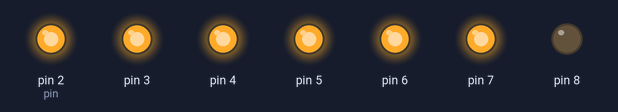
The sketch below on a simulated Arduino Uno, built with avr-gcc and run on an emulated ATmega328P. Shown: output pins drawn as LEDs (lit = HIGH).

Above: at 0.1 s.
At 3.1 s:
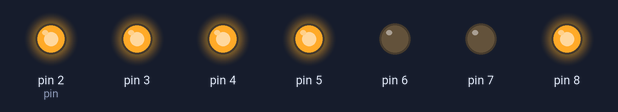
At 8.1 s:
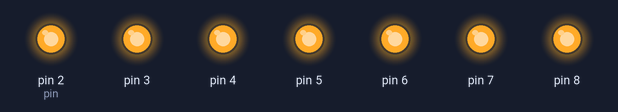
At 15.1 s:
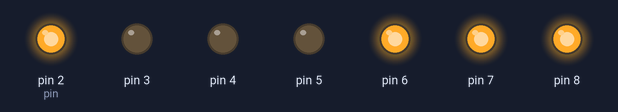
At 27.1 s:
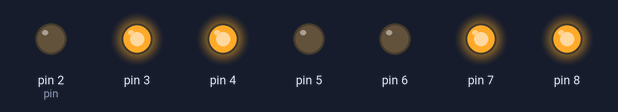
At 39.1 s:
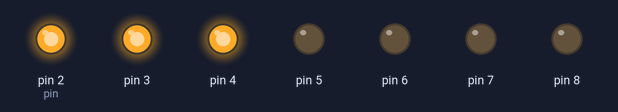
Timing chart, 0 to 40.0 s (numbered marks = the images above):
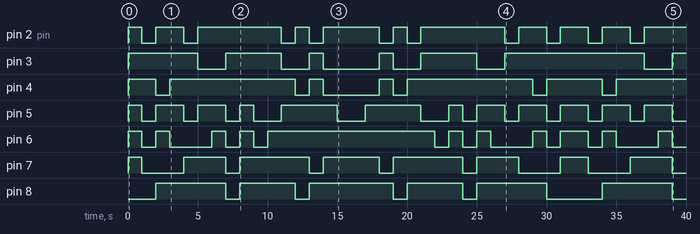

The sketch:

HEXDECIMALV2.ino
```cpp
int array[16][7] = {  { 1, 1, 1, 1, 1, 1, 0 }, // 0
  { 0, 1, 1, 0, 0, 0, 0 }, // 1
  { 1, 1, 0, 1, 1, 0, 1 }, // 2
  { 1, 1, 1, 1, 0, 0, 1 }, // 3
  { 0, 1, 1, 0, 0, 1, 1 }, // 4
  { 1, 0, 1, 1, 0, 1, 1 }, // 5
  { 1, 0, 1, 1, 1, 1, 1 }, // 6
  { 1, 1, 1, 0, 0, 0, 0 }, // 7
  { 1, 1, 1, 1, 1, 1, 1 }, // 8
  { 1, 1, 1, 0, 0, 1, 1 }, // 9
  { 1, 1, 1, 0, 1, 1, 1 }, //a
  { 0, 0, 1, 1, 1, 1, 1 }, //b
  { 1, 0, 0, 1, 1, 1, 0 }, //c
  { 0, 1, 1, 1, 1, 0, 1 }, //d
  { 1, 0, 0, 1, 1, 1, 1 }, //e
  { 1, 0, 0, 0, 1, 1, 1}}; //f

void setup()
{
  // set pin modes
  pinMode(2, OUTPUT);
  pinMode(3, OUTPUT);
  pinMode(4, OUTPUT);
  pinMode(5, OUTPUT);
  pinMode(6, OUTPUT);
  pinMode(7, OUTPUT);
  pinMode(8, OUTPUT);

}

void loop()
{
  for (int i = 0; i < 16; i++) {
    int pin = 2;
    for (int j = 0; j < 7; j++) {
      digitalWrite(pin, array[i][j]);
      pin++;
    }
    delay(1000);
  }

  for (int i = 15; i >=0 ; i--) {
    int pin = 2;
    for (int j = 0; j < 7; j++) {
      digitalWrite(pin, array[i][j]);
      pin++;
    }
    delay(1000);
  }

}
```

Measured:
- by itself, pin 2 (pin): LOW → HIGH at 0.00 s, → LOW 1.0 s later, → HIGH 1.0 s later, → LOW 2.0 s later, … (21 changes in this stretch)
- by itself, pin 3: LOW → HIGH at 0.00 s, → LOW 5.0 s later, → HIGH 2.0 s later, → LOW 4.0 s later, … (13 changes in this stretch)
- by itself, pin 4: LOW → HIGH at 0.00 s, → LOW 2.0 s later, → HIGH 1.0 s later, → LOW 9.0 s later, … (13 changes in this stretch)
- by itself, pin 5: LOW → HIGH at 0.00 s, → LOW 1.0 s later, → HIGH 1.0 s later, → LOW 2.0 s later, … (24 changes in this stretch)
- by itself, pin 6: LOW → HIGH at 0.00 s, → LOW 1.0 s later, → HIGH 1.0 s later, → LOW 1.0 s later, … (22 changes in this stretch)
- by itself, pin 7: LOW → HIGH at 0.00 s, → LOW 1.0 s later, → HIGH 3.0 s later, → LOW 3.0 s later, … (16 changes in this stretch)
- by itself, pin 8: LOW → HIGH at 2.0 s, → LOW 5.0 s later, → HIGH 1.0 s later, → LOW 4.0 s later, … (12 changes in this stretch)
